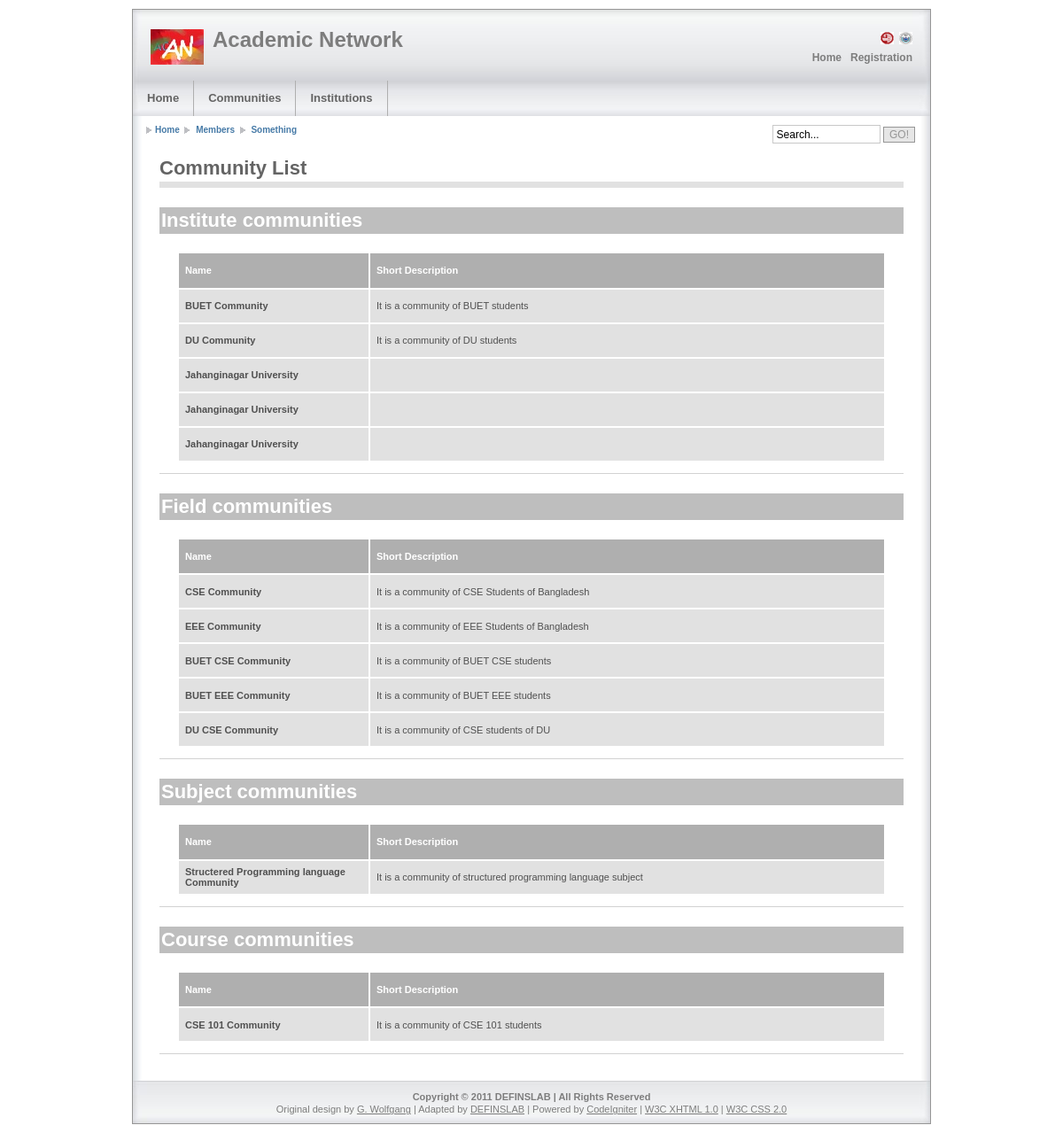
Before: /index.php/community_list/LoadCommunityListViewAll with the older database file.
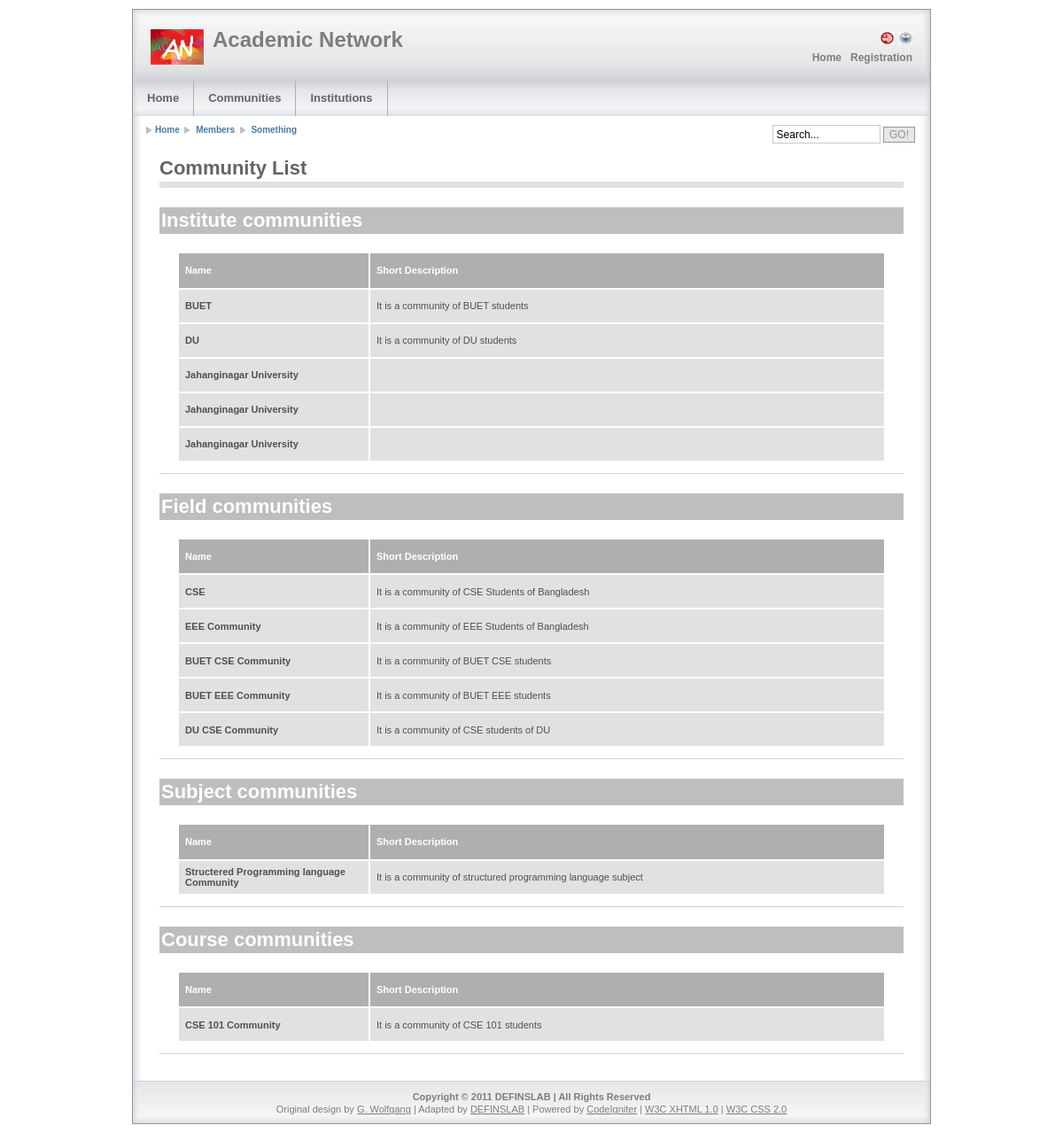
After: the same page with the newer database file.
### tables this page shows
CREATE TABLE IF NOT EXISTS `community` (
  `community_id` int(10) NOT NULL AUTO_INCREMENT,
  `name` varchar(100) NOT NULL,
  `type` enum('institution','subject','field','course','group') NOT NULL,
  `short_description` text NOT NULL,
  `updated_date` datetime NOT NULL,
  PRIMARY KEY (`community_id`)
);

### application/controllers/community_list.php (called while the page is built, shortened)
<?php
class Community_list extends CI_Controller {
    function LoadCommunityListViewAll() {
        $this->page->title = "List of Communities By Type";
        $data['query1_result'] = $this->Model_community->GetByType('institution',5);
        $data['query2_result'] = $this->Model_community->GetByType('field',5);
        $data['query3_result'] = $this->Model_community->GetByType('subject',5);
        $data['query4_result'] = $this->Model_community->GetByType('course',5);
        $main_content[0] = array("Community List", "community_list_view_all",$data);
        $this->page->loadViews(null, $main_content, null);
    }
}
?>

### index.php (called while the page is built, shortened)
<?php
require_once BASEPATH.'core/CodeIgniter'.EXT;

### application/models/model_community.php (called while the page is built, shortened)
<?php
   class Model_community extends CI_Model {
       function GetByType($type,$limit=null){
           $this->db->select('*');
           $query = $this->db->get_where('community',  array('type' => $type, 'community_id !=' => 0), $limit);
           return $query->result();
       }
   }
?>

### application/views/default/community_list_view_all.php (the view)
<h1 class="block">Institute communities</h1>
<div class="column1-unit">
    <table>
        <tr>
            <th class="top" scope="col" style="width:200px;">Name</th>
            <th class="top" scope="col">Short Description</th>
        </tr>
        <?php foreach($query1_result as $row): ?>
        <tr><th scope="row"><?php echo $row->name;?></th><td><?php echo $row->short_description;?></td></tr>
        <?php        endforeach; ?>
    </table>
</div>
<hr class="clear-contentunit" />
<h1 class="block">Field communities</h1>
<div class="column1-unit">
    <table>
        <tr>
            <th class="top" scope="col" style="width:200px;">Name</th>
            <th class="top" scope="col">Short Description</th>
        </tr>
        <?php foreach($query2_result as $row): ?>
        <tr><th scope="row"><?php echo $row->name;?></th><td><?php echo $row->short_description;?></td></tr>
        <?php        endforeach; ?>
    </table>
</div>
<hr class="clear-contentunit" />
<h1 class="block">Subject communities</h1>
<div class="column1-unit">
    <table>
        <tr>
            <th class="top" scope="col" style="width:200px;">Name</th>
            <th class="top" scope="col">Short Description</th>
        </tr>
        <?php foreach($query3_result as $row): ?>
        <tr><th scope="row"><?php echo $row->name;?></th><td><?php echo $row->short_description;?></td></tr>
        <?php        endforeach; ?>
    </table>
</div>
<hr class="clear-contentunit" />
<h1 class="block">Course communities</h1>
<div class="column1-unit">
    <table>
        <tr>
            <th class="top" scope="col" style="width:200px;">Name</th>
            <th class="top" scope="col">Short Description</th>
        </tr>
        <?php foreach($query4_result as $row): ?>
        <tr><th scope="row"><?php echo $row->name;?></th><td><?php echo $row->short_description;?></td></tr>
        <?php        endforeach; ?>
    </table>
</div>
<hr class="clear-contentunit" />

Changed rows visible on the page:
changed community "It is a community of BUET students": name "BUET Community" → "BUET"
changed community "It is a community of DU students": name "DU Community" → "DU"
changed community "It is a community of CSE Students of Bangladesh": name "CSE Community" → "CSE"
